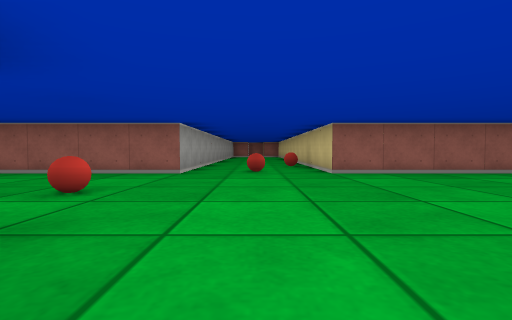
view 1 (above)

21 first-person views from a walk through a cub3D level. The camera is about half as high as the walls, tilts 2° down and sees 85° across. The floor is counted in squares. Each view is taken from the middle of a square. On the plan, view 1 faces up. The plan holds only what a view shows up to about 9 squares ahead; the rest is blank.

view 2
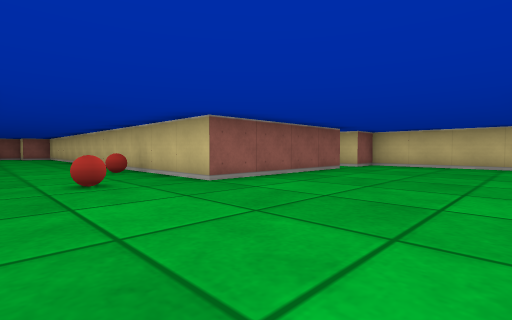

view 3
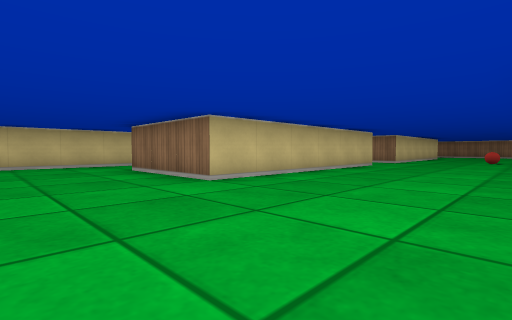

view 4
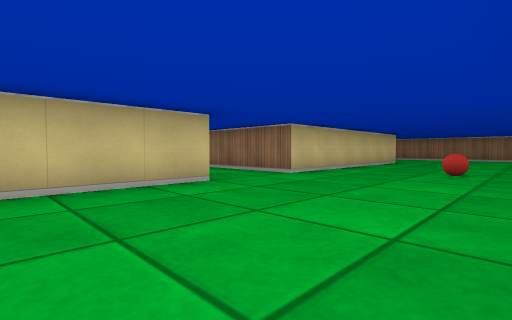

view 5
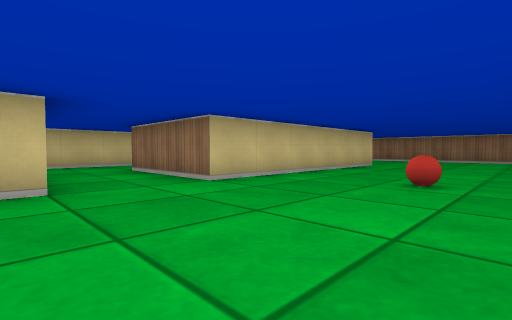

view 6
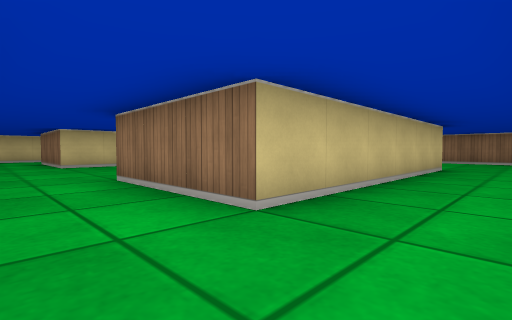

view 7
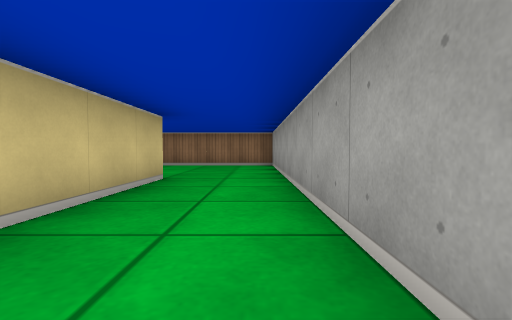

view 8
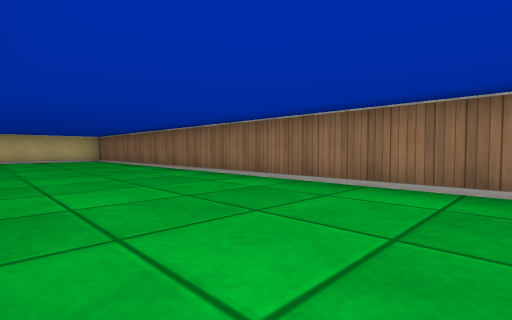

view 9
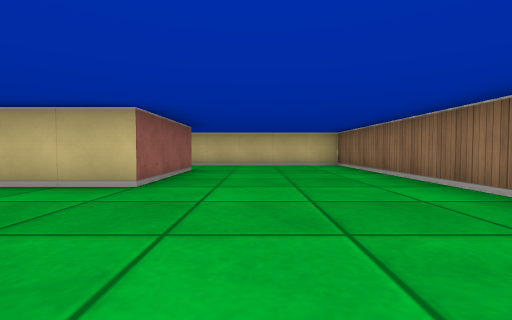

view 10
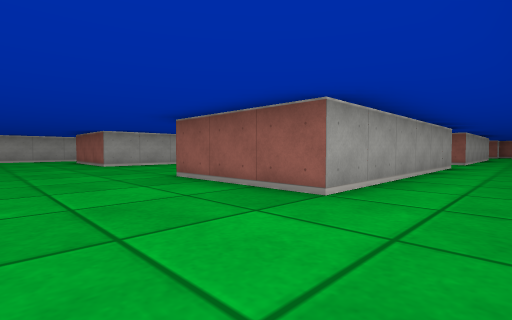

view 11
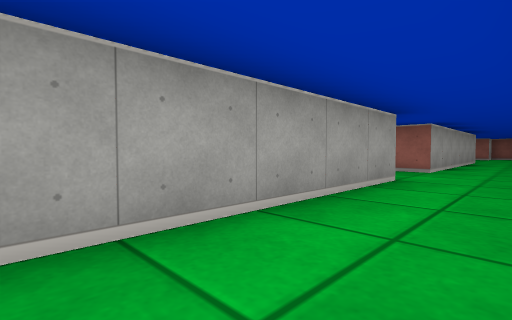

view 12
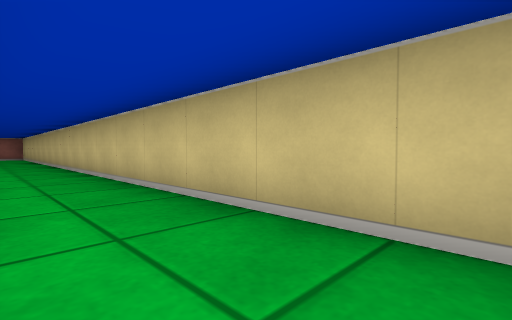

view 13
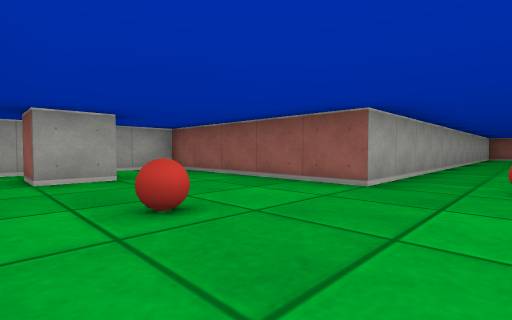

view 14
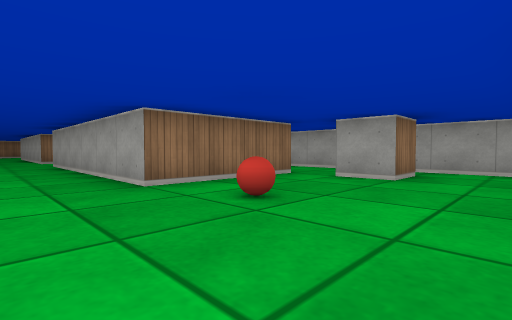

view 15
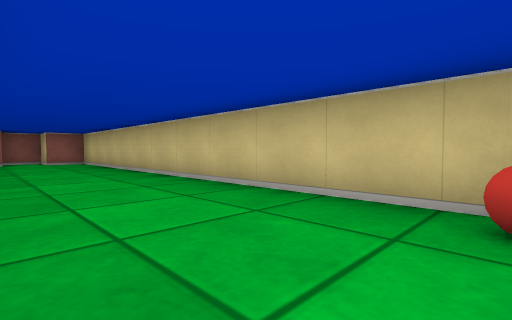

view 16
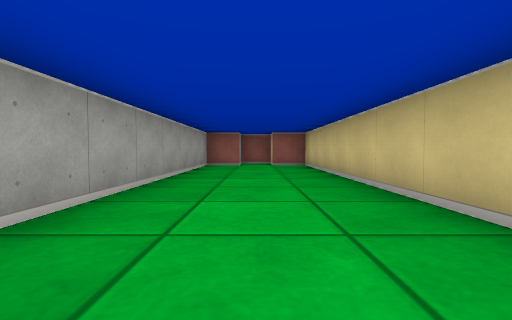

view 17
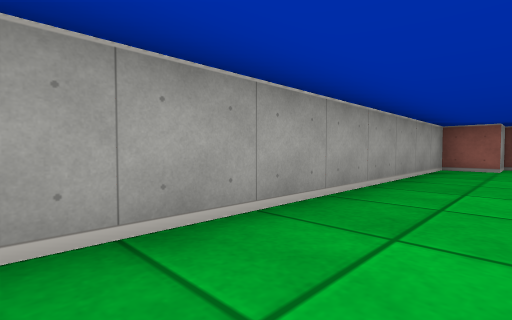

view 18
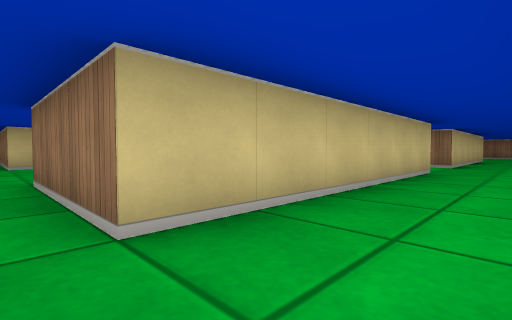

view 19
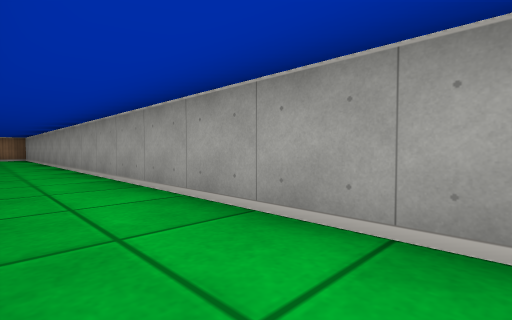

view 20
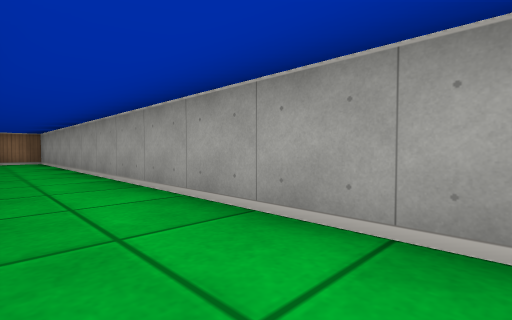

view 21
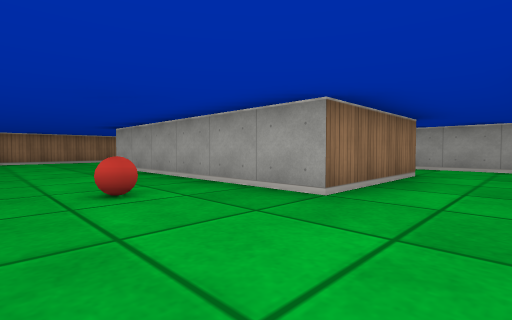

### Floor plan
Points are (right, up) in squares from view 1. A wall is a line through its corners. A room is listed if a view was taken in it or the views show most of it. See-through windows are left out.
Room 1 (views 1, 2, 3, 4, 5, 6, 7, 8, 9, 10, 11, 12, 13, 14, 15, 16, 17, 18, 19, 20, 21)
walls: (2.5, -4.6) (2.5, 1.5) (5.5, 1.5); (2.5, -6.5) (5.5, -6.5) (5.5, -12.5) (2.5, -12.5) (2.5, -6.5); (-4.5, -4.5) (-4.5, 1.5) (-1.5, 1.5) (-1.5, -4.5); (5.5, 0.2) (5.5, -4.5) (4.8, -4.5); (-5.5, 3.5) (-4.5, 3.5) (-4.5, 2.5) (-5.5, 2.5); (5.5, 5.5) (1.5, 5.5) (1.5, 18.5) (0.5, 18.5) (0.5, 19.2); (-4.5, -12.6) (-4.5, -6.5) (-1.5, -6.5) (-1.5, -12.5) (-3.2, -12.5); (-6.6, -16.5) (7.5, -16.5) (7.5, 5.5) (6.5, 5.5) (6.5, 6.1); (0.2, 19.5) (-0.5, 19.5) (-0.5, 18.5) (-1.5, 18.5) (-1.5, 5.5) (-6.5, 5.5) (-6.5, -16.2)
objects: ball (-2, 3); ball (0, -8); ball (0, 6); ball (1, 8)

Positions as (right, up) in squares from view 1, and headings:
1: (0, 0), facing up
2: (-1, 2), facing up-right
3: (-1, 4), facing down-right
4: (-1, -2), facing down-right
5: (-1, -4), facing down-right
6: (-6, -5), facing down-right
7: (-6, -8), facing down
8: (-5, -13), facing down-right
9: (-1, -14), facing right
10: (7, -15), facing up-left
11: (7, -11), facing up-left
12: (6, -11), facing up-right
13: (0, 2), facing up-left
14: (0, 5), facing down-left
15: (-1, 8), facing up-right
16: (0, 10), facing up
17: (0, 11), facing up-left
18: (-6, 2), facing down-right
19: (-5, -1), facing down-left
20: (-5, -5), facing down-left
21: (1, -5), facing down-left
